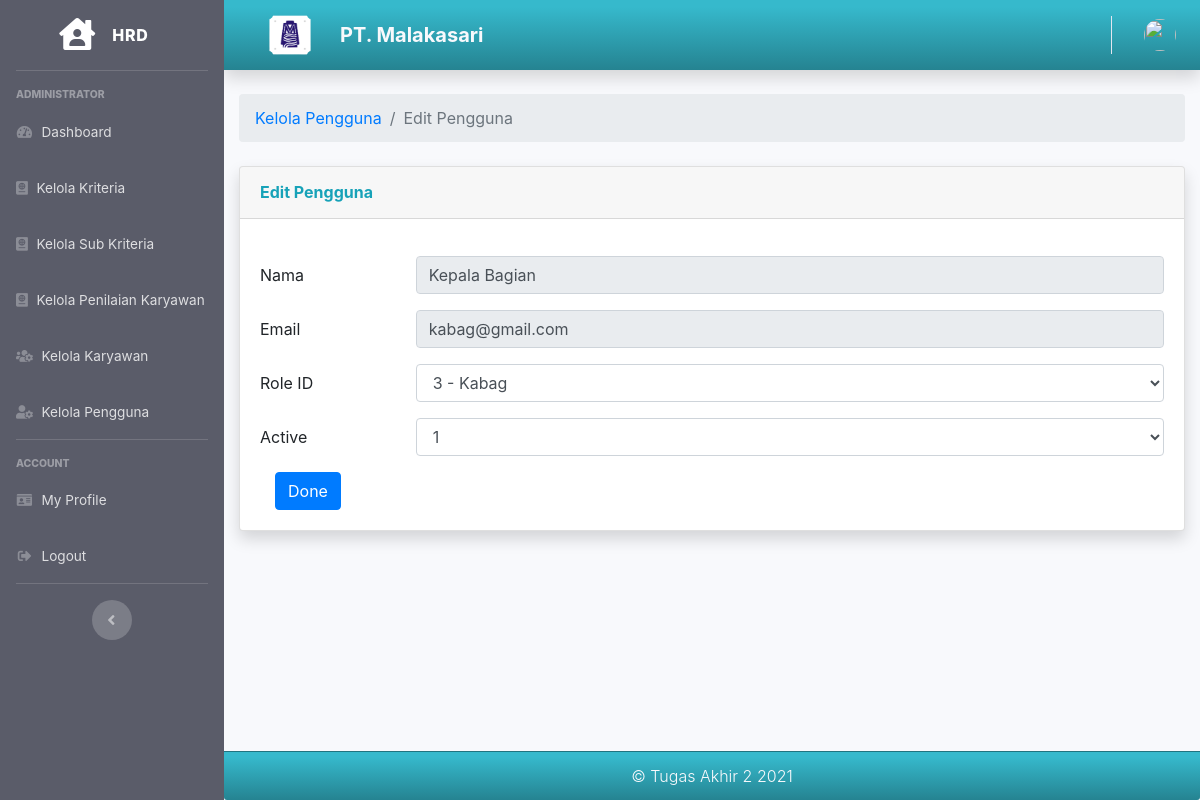
The page /hrd/edit_pengguna/21 on the database as committed earlier.
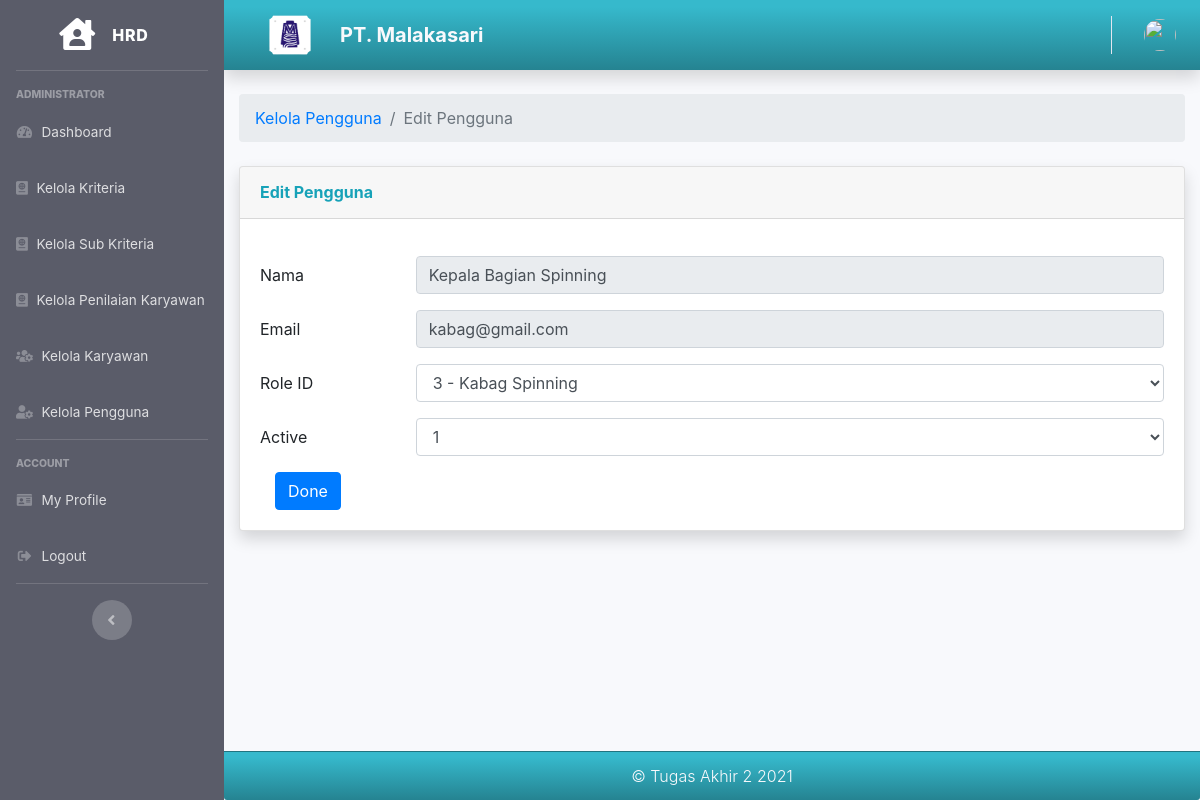
The same page on the database as committed later.
### tables this page shows
CREATE TABLE `user` (
  `id` int(11) NOT NULL,
  `name` varchar(128) NOT NULL,
  `email` varchar(128) NOT NULL,
  `image` varchar(512) NOT NULL,
  `password` varchar(256) NOT NULL,
  `role_id` int(11) NOT NULL,
  `is_active` int(1) NOT NULL,
  `date_created` int(11) NOT NULL
);

### application/controllers/Hrd.php (called while the page is built, shortened)
<?php
class Hrd extends CI_Controller
{
    public function __construct()
    {
        $this->load->model('Hrd_model');
        $this->load->model('Kriteria_model');
        $this->load->model('Kriteria_model');
        $this->load->model('Kabag_model');
        $this->load->model('Karyawan_model');
        $this->load->model('Penilaian_model');
        $this->load->model('Peringkat_model');
    }
    public function edit_pengguna($id)
    {
        $data['user'] = $this->db->get_where('user', ['email' => $this->session->userdata('email')])->row_array();
        $data2['user'] = $this->Hrd_model->getDataUserById($id);
        $data2['user_role'] = $this->db->get('user_role')->result_array();
        $data['title'] = 'Edit Pengguna';
        $this->form_validation->set_rules('name', 'name', 'required');
        $this->form_validation->set_rules('email', 'email', 'required');
        $this->form_validation->set_rules('role_id', 'role_id', 'required');
        $this->form_validation->set_rules('is_active', 'is_active', 'required');
        if ($this->form_validation->run() == false) {
            $this->load->view('templates/hrd_header', $data);
            $this->load->view('templates/hrd_sidebar', $data);
            $this->load->view('templates/hrd_topbar', $data);
            $this->load->view('hrd/edit_pengguna', $data2);
            $this->load->view('templates/hrd_footer');
        }
    }
}

### index.php (called while the page is built, shortened)
<?php
require_once BASEPATH.'core/CodeIgniter.php';

### application/models/Hrd_model.php (called while the page is built, shortened)
<?php
class Hrd_model extends CI_Model
{
    public function getDataUserById($id)
    {
        return $this->db->get_where('user', ['id' => $id])->row_array();
    }
}

### application/views/hrd/edit_pengguna.php (the view, shortened to what this page needs)
<div class="container-fluid">
    <nav aria-label="breadcrumb">
        <ol class="breadcrumb">
            <li class="breadcrumb-item"><a href="<?= base_url(); ?>hrd/kelola_pengguna">Kelola Pengguna</a></li>
            <li class="breadcrumb-item active" aria-current="page">Edit Pengguna</li>
        </ol>
    </nav>
    <div class="card shadow mb-4">
        <div class="card-header py-3">
            <h6 class="m-0 font-weight-bold text-info">Edit Pengguna</h6>
        </div>
        <div class="card-body">
            <form action="" method="post">
                <div class="form-group row">
                    <div class="col-sm-6">
                    </div>
                </div>
                <div class="form-group row">
                    <label for="name" class="col-sm-2 col-form-label">Nama</label>
                    <div class="col-sm-10">
                        <input type="text" class="form-control" id="name" name="name" value="<?= $user['name']; ?>" readonly>
                    </div>
                </div>
                <div class="form-group row">
                    <label for="email" class="col-sm-2 col-form-label">Email</label>
                    <div class="col-sm-10">
                        <input type="text" class="form-control" id="email" name="email" value="<?= $user['email']; ?>" readonly>
                    </div>
                </div>
                <div class="form-group row">
                    <label for="role_id" class="col-sm-2 col-form-label">Role ID</label>
                    <div class="col-sm-10">
                        <select class="form-control" id="role_id" name="role_id">
                            <?php
                            foreach ($user_role as $p) {
                                if ($p['id'] == $user['role_id']) {
                                    echo '<option value="' . $p['id'] . '" selected>' . $p['id'] . ' - ' . $p['role'] . '</option>';
                                } else {
                                    echo '<option value="' . $p['id'] . '">' . $p['id'] . ' - ' . $p['role'] . '</option>';
                                }
                            } ?>
                        </select>
                    </div>
                </div>
                <div class="form-group row">
                    <label for="role_id" class="col-sm-2 col-form-label">Active</label>
                    <div class="col-sm-10">
                        <select class="form-control" id="is_active" name="is_active" value="">
                            <option><?= $user['is_active']; ?></option>
                        </select>
                    </div>
                </div>
                <div class="col-md-6">
                    <button type="submit" class="btn btn-primary">Done</button>
                </div>
            </form>
        </div>
    </div>
</div>
</div>

Rows that differ between the two databases and show on the page:
changed user "kabag@gmail.com": name "Kepala Bagian" → "Kepala Bagian Spinning"
Other text that changed with them:
form field role_id: "3 - Kabag" → "3 - Kabag Spinning"
